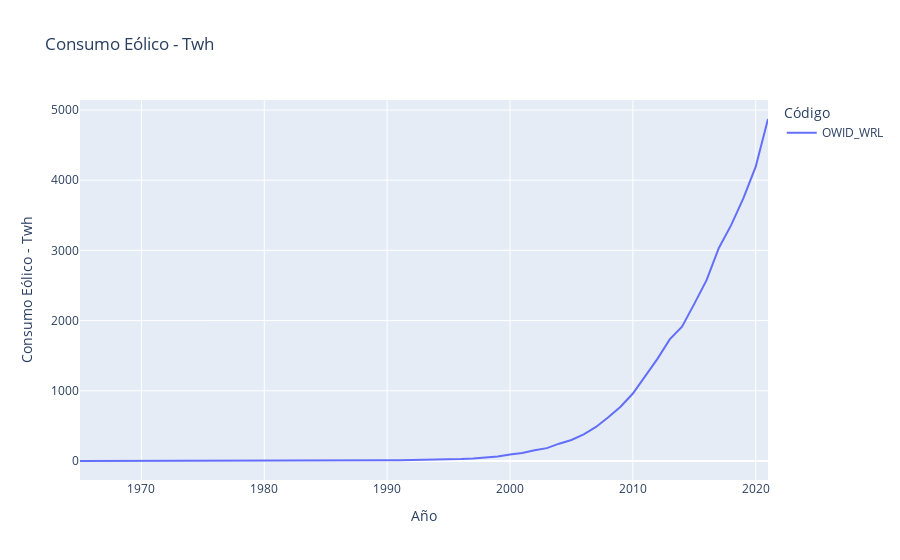

Source (notebook cell):
### Code cell
fig1 = px.line(mundo, x='Año', y="Consumo Eólico - Twh", color="Código",title='Consumo Eólico - Twh')
fig1.show()

### Figure 1 — Plotly figure (JSON) as saved in the notebook; plotly's stock layout.template omitted (floating-point values rounded to 4 significant figures)
{"data": [{"hovertemplate": "Código=OWID_WRL<br>Año=%{x}<br>Consumo Eólico - Twh=%{y}<extra></extra>", "legendgroup": "OWID_WRL", "line": {"color": "#636efa", "dash": "solid"}, "marker": {"symbol": "circle"}, "mode": "lines", "name": "OWID_WRL", "orientation": "v", "showlegend": true, "type": "scatter", "x": [1965, 1966, 1967, 1968, 1969, 1970, 1971, 1972, 1973, 1974, 1975, 1976, 1977, 1978, 1979, 1980, 1981, 1982, 1983, 1984, 1985, 1986, 1987, 1988, 1989, 1990, 1991, 1992, 1993, 1994, 1995, 1996, 1997, 1998, 1999, 2000, 2001, 2002, 2003, 2004, 2005, 2006, 2007, 2008, 2009, 2010, 2011, 2012, 2013, 2014, 2015, 2016, 2017, 2018, 2019, 2020, 2021], "xaxis": "x", "y": [0, 0, 0, 0, 0, 0, 0, 0, 0, 0, 0, 0, 0, 0.008861, 0.01775, 0.03105, 0.03105, 0.0547, 0.09697, 0.1323, 0.1899, 0.4105, 0.5777, 0.9805, 7.835, 10.74, 12.08, 14.0, 16.85, 21.06, 24.43, 27.22, 35.54, 47.08, 62.74, 92.87, 112.8, 152.8, 183.5, 246.7, 299.6, 379.9, 485.0, 622.2, 773.0, 961.5, 1215.0, 1455.0, 1732.0, 1912.0, 2239.0, 2576.0, 3035.0, 3360.0, 3745.0, 4193.0, 4872.0], "yaxis": "y"}], "layout": {"legend": {"title": {"text": "Código"}, "tracegroupgap": 0}, "title": {"text": "Consumo Eólico - Twh"}, "xaxis": {"anchor": "y", "domain": [0, 1], "title": {"text": "Año"}}, "yaxis": {"anchor": "x", "domain": [0, 1], "title": {"text": "Consumo Eólico - Twh"}}}}
